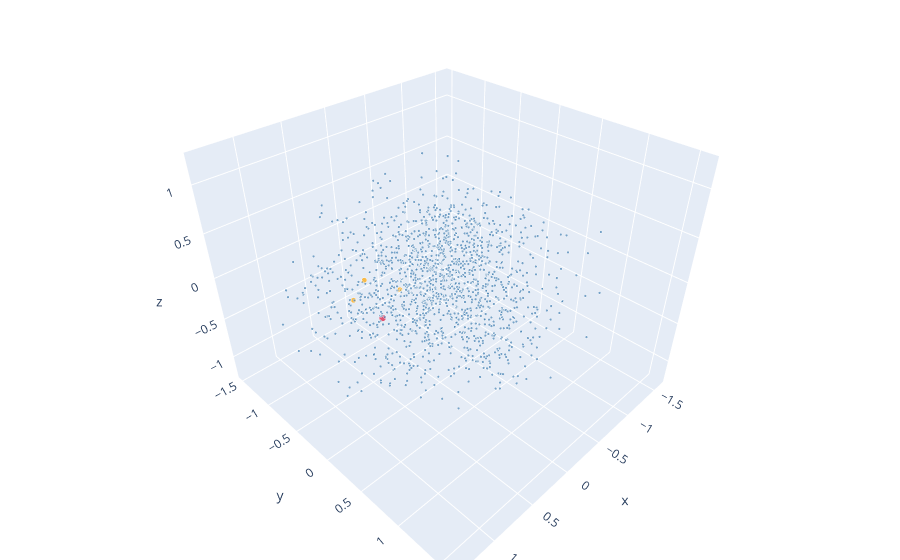

Write notebook code for a chart like this one.
### Code cell
# TODO(you): pick a query word, get its neighbors with neighbors(query, 10), and re-draw the
# projector with plot_embeddings(...) highlighting the query and its neighbors. A word only
# appears in the plot if it is among the N most frequent words used for pca3.
query = "government"
neighbor_set = {w for w, _ in neighbors(query, 10)}
plot_embeddings(pca3, plot_words, query=query, neighbor_set=neighbor_set)

### Figure 1 — Plotly figure (JSON) as saved in the notebook; plotly's stock layout.template omitted (floating-point values rounded to 4 significant figures; data arrays with more than 128 entries replaced by an {"elided": "..."} marker saying what was removed)
{"data": [{"hoverinfo": "text", "marker": {"color": {"elided": "1500 str values"}, "size": {"elided": "1500 int values"}}, "mode": "markers", "text": {"elided": "1500 str values"}, "type": "scatter3d", "x": {"elided": "1500 float values"}, "y": {"elided": "1500 float values"}, "z": {"elided": "1500 float values"}}], "layout": {"margin": {"b": 0, "l": 0, "r": 0, "t": 0}}}
